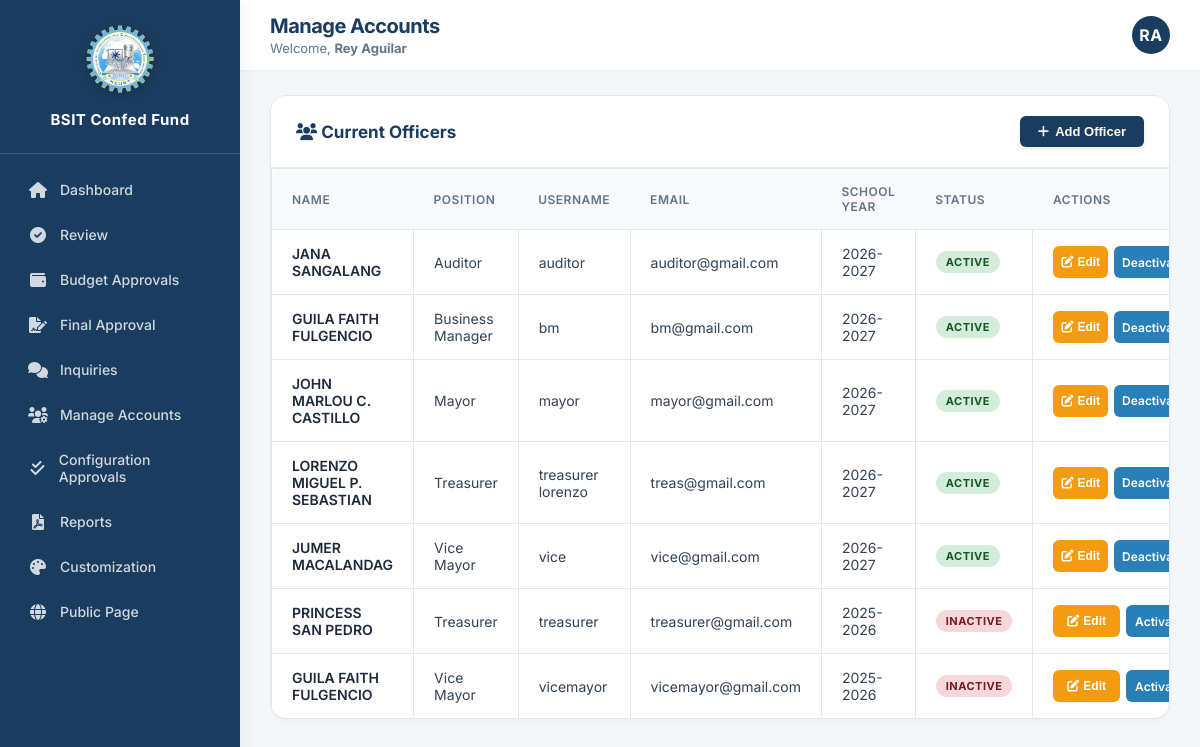
The app's page /admin/adviser/manage_accounts.php (signed in) with its own data.
### tables this page shows
CREATE TABLE `settings` (
  `id` int(11) NOT NULL DEFAULT 1,
  `org_name` varchar(100) NOT NULL DEFAULT 'BSIT Confederation',
  `org_short_name` varchar(50) NOT NULL DEFAULT 'BSIT Confed Fund',
  `logo_path` varchar(255) NOT NULL DEFAULT 'assets/images/logo.png.webp',
  `primary_color` varchar(7) NOT NULL DEFAULT '#1a3c5e',
  `recovery_key` varchar(100) NOT NULL DEFAULT 'BSIT-ADMIN-2026'
);

CREATE TABLE `officers` (
  `id` int(11) NOT NULL,
  `name` varchar(100) NOT NULL,
  `position` varchar(50) NOT NULL,
  `school_year` varchar(20) DEFAULT NULL,
  `is_active` tinyint(1) NOT NULL DEFAULT 1,
  `username` varchar(50) NOT NULL,
  `email` varchar(100) DEFAULT NULL,
  `password_hash` varchar(255) NOT NULL,
  `created_at` datetime DEFAULT current_timestamp(),
  `profile_picture` varchar(255) DEFAULT NULL
);

### admin/adviser/manage_accounts.php (the view, shortened to what this page needs)
<?php
require_once '../../includes/auth.php';
require_once '../../includes/functions.php';
$officers = $pdo->query("SELECT * FROM officers ORDER BY school_year DESC, position, name")->fetchAll();
?>
<!DOCTYPE html>
<html>
<head>
    <link rel="stylesheet" href="../../assets/css/adviser.css">
    <link rel="stylesheet" href="https://cdnjs.cloudflare.com/ajax/libs/font-awesome/6.0.0-beta3/css/all.min.css">
</head>
<body>
<?php include $_SERVER['DOCUMENT_ROOT'] . '/bsit-fund-system-v2/includes/sidebar.php'; ?>
<div class="main-area">
    <?php
    $pageSubtitle = 'Welcome, <strong>' . htmlspecialchars($_SESSION['adviser_name']) . '</strong>';
    include $_SERVER['DOCUMENT_ROOT'] . '/bsit-fund-system-v2/includes/topbar.php';
    ?>
    <div class="page-content">
        <div class="card">
            <div class="card-header">
                <h3><i class="fas fa-users"></i> Current Officers</h3>
                <button class="btn-add" onclick="openAddModal()"><i class="fas fa-plus"></i> Add Officer</button>
            </div>
            <?php if (count($officers) === 0): ?>
                <p style="padding: 20px;">No officers found.</p>
            <?php else: ?>
                <div style="overflow-x: auto;">
                    <table>
                        <thead>
                            <tr>
                                <th>Name</th>
                                <th>Position</th>
                                <th>Username</th>
                                <th>Email</th>
                                <th>School Year</th>
                                <th>Status</th>
                                <th>Actions</th>
                            </tr>
                        </thead>
                        <tbody>
                            <?php foreach ($officers as $off): ?>
                            <tr>
                                <td style="font-weight: 600; color: #1e293b;"><?= htmlspecialchars($off['name']) ?></td>
                                <td><?= htmlspecialchars($off['position']) ?></td>
                                <td><?= htmlspecialchars($off['username']) ?></td>
                                <td><?= htmlspecialchars($off['email'] ?? '—') ?></td>
                                <td><?= htmlspecialchars($off['school_year'] ?? '—') ?></td>
                                <td>
                                    <span class="status-badge <?= $off['is_active'] ? 'status-active' : 'status-inactive' ?>">
                                        <?= $off['is_active'] ? 'Active' : 'Inactive' ?>
                                    </span>
                                </td>
                                <td>
                                    <div class="actions-cell">
                                        <button type="button" class="btn-edit" onclick='openEditModal(<?= htmlspecialchars(json_encode($off), ENT_QUOTES) ?>)'>
                                            <i class="fas fa-edit"></i> Edit
                                        </button>
                                        <a href="?toggle_active=<?= $off['id'] ?>" class="btn-toggle"
                                           onclick="return openConfirmModal(function(){ window.location.href='?toggle_active=<?= $off['id'] ?>'; }, 'Toggle active status for this officer?')">
                                            <?= $off['is_active'] ? 'Deactivate' : 'Activate' ?>
                                        </a>
                                    </div>
                                </td>
                            </tr>
                            <?php endforeach; ?>
                        </tbody>
                    </table>
                </div>
            <?php endif; ?>
        </div>
    </div>
</div>
</body>
</html>

### includes/sidebar.php (shortened to what this page needs)
<?php
require_once __DIR__ . '/functions.php';
$base = '/bsit-fund-system-v2';
$isAdviser = isset($_SESSION['adviser_id']);
$sysSettings = getSettings($pdo);
$sysLogo = $base . '/' . ltrim($sysSettings['logo_path'], '/');
$sysName = $sysSettings['org_short_name'] ?? 'BSIT Confed Fund';
?>
<div class="sidebar" id="appSidebar">
    <div class="logo">
        <img src="<?= $sysLogo ?>" alt="Logo">
        <span><?= htmlspecialchars($sysName) ?></span>
    </div>
    <div class="nav-menu">
        <?php if ($isAdviser): ?>
            <a href="<?= $base ?>/admin/adviser/dashboard.php"><i class="fas fa-home"></i> Dashboard</a>
            <a href="<?= $base ?>/admin/adviser/review.php"><i class="fas fa-check-circle"></i> Review</a>
            <a href="<?= $base ?>/admin/adviser/budget_approvals.php"><i class="fas fa-wallet"></i> Budget Approvals</a>
            <a href="<?= $base ?>/admin/adviser/final_approval.php"><i class="fas fa-file-signature"></i> Final Approval</a>
            <a href="<?= $base ?>/admin/adviser/inquiries.php"><i class="fas fa-comments"></i> Inquiries</a>
            <a href="<?= $base ?>/admin/adviser/manage_accounts.php"><i class="fas fa-users-cog"></i> Manage Accounts</a>
            <a href="<?= $base ?>/admin/adviser/config_approvals.php"><i class="fas fa-check-double"></i> Configuration Approvals</a>
            <a href="<?= $base ?>/admin/download_report.php"><i class="fas fa-file-pdf"></i> Reports</a>
            <a href="<?= $base ?>/admin/adviser/customization.php"><i class="fas fa-palette"></i> Customization</a>
        <?php endif; ?>
        <a href="<?= $base ?>/public/index.php"><i class="fas fa-globe"></i> Public Page</a>
    </div>
</div>

### assets/css/adviser.css (style rules this page uses)
* { margin: 0; padding: 0; box-sizing: border-box; }
body { font-family: 'Inter', 'Segoe UI', Arial, sans-serif; background: #f4f6f9; color: #334155; -webkit-font-smoothing: antialiased; }
.sidebar { position: fixed; left: 0; top: 0; width: 240px; height: 100vh; background: var(--theme-primary, #1a3c5e); color: #fff; display: flex; flex-direction: column; box-shadow: 4px 0 15px rgba(0,0,0,0.05); z-index: 1000; transition: background-color 0.3s ease; }
.sidebar .logo { padding: 24px 20px; text-align: center; border-bottom: 1px solid rgba(255, 255, 255, 0.1); }
.sidebar .logo img { width: 70px; height: auto; margin-bottom: 12px; filter: drop-shadow(0 2px 4px rgba(0,0,0,0.2)); }
.sidebar .logo span { display: block; font-size: 15px; font-weight: 700; letter-spacing: 0.5px; }
.sidebar .nav-menu { flex: 1; padding: 15px 12px; overflow-y: auto; }
.sidebar .nav-menu a { display: flex; align-items: center; gap: 12px; color: rgba(255, 255, 255, 0.8); padding: 12px 16px; margin-bottom: 4px; text-decoration: none; border-radius: 8px; font-size: 14px; font-weight: 500; transition: all 0.2s ease; }
.sidebar .nav-menu a i { width: 20px; text-align: center; font-size: 16px; }
.main-area { margin-left: 240px; min-height: 100vh; display: flex; flex-direction: column; }
.page-content { padding: 25px 30px; flex: 1; }
.card { background: #ffffff; border-radius: 16px; border: 1px solid #e2e8f0; box-shadow: 0 4px 6px -1px rgba(0, 0, 0, 0.02), 0 2px 4px -1px rgba(0, 0, 0, 0.02); padding: 25px 30px; margin-bottom: 25px; transition: box-shadow 0.2s ease; }
.card h3 { color: #1e293b; font-size: 17px; font-weight: 700; margin-bottom: 20px; }
table { width: 100%; border-collapse: separate; border-spacing: 0; }
th { background: #f8fafc; color: #475569; text-align: left; padding: 14px 16px; font-size: 12px; font-weight: 700; text-transform: uppercase; letter-spacing: 0.5px; border-bottom: 2px solid #e2e8f0; border-top: 1px solid #e2e8f0; }
th:first-child { border-top-left-radius: 8px; border-left: 1px solid #e2e8f0; }
th:last-child { border-top-right-radius: 8px; border-right: 1px solid #e2e8f0; }
td { padding: 14px 16px; border-bottom: 1px solid #e2e8f0; border-left: 1px solid #e2e8f0; font-size: 14px; color: #334155; vertical-align: middle; }
td:last-child { border-right: 1px solid #e2e8f0; }
tr:last-child td:first-child { border-bottom-left-radius: 8px; }
tr:last-child td:last-child { border-bottom-right-radius: 8px; }
.btn-primary, .btn-add, .btn-submit { background: var(--theme-primary, #1a3c5e); color: white; padding: 10px 20px; border: none; border-radius: 8px; cursor: pointer; font-size: 13.5px; font-weight: 600; text-decoration: none; display: inline-flex; align-items: center; justify-content: center; gap: 8px; transition: all 0.2s ease; box-shadow: 0 2px 4px rgba(0,0,0,0.1); }

### admin/adviser/manage_accounts.php (style rules this page uses)
.card { padding: 0; overflow: hidden; }
.card-header { padding: 20px 25px; border-bottom: 1px solid #e2e8f0; display: flex; justify-content: space-between; align-items: center; background: #fff; }
.card-header h3 { margin: 0; }
table { width: 100%; border-collapse: collapse; }
th { padding: 15px 20px; background: #f8fafc; font-weight: 600; font-size: 12px; color: #64748b; border-bottom: 1px solid #e2e8f0; text-transform: uppercase; }
td { padding: 15px 20px; border-bottom: 1px solid #e2e8f0; vertical-align: middle; font-size: 14px; }
tr:last-child td { border-bottom: none; }
.actions-cell { display: grid; grid-template-columns: repeat(3, 1fr); gap: 6px; width: 100%; max-width: 280px; }
.actions-cell .btn-edit, .actions-cell .btn-toggle, .actions-cell .btn-delete { width: 100%; padding: 6px 8px; font-size: 12px; font-weight: 600; border-radius: 6px; border: none; cursor: pointer; text-decoration: none; display: inline-flex; align-items: center; justify-content: center; gap: 4px; transition: all 0.2s; height: 32px; box-sizing: border-box; }
.actions-cell .btn-edit { background: #f39c12; color: white; }
.actions-cell .btn-toggle { background: #2980b9; color: white; }
.status-badge { display: inline-block; padding: 4px 10px; border-radius: 50px; font-size: 11px; font-weight: 700; text-transform: uppercase; letter-spacing: 0.5px; }
.status-active { background: #d4edda; color: #155724; }
.status-inactive { background: #f8d7da; color: #721c24; }

### records on screen
settings: logo_path (picture), org_short_name "BSIT Confed Fund"
officers: name "JANA SANGALANG", position "Auditor", username "auditor", email "auditor@gmail.com", school_year "2026-2027", is_active "ACTIVE"
officers: name "GUILA FAITH FULGENCIO", position "Business Manager", username "bm", email "bm@gmail.com", school_year "2026-2027", is_active "ACTIVE"
officers: name "JOHN MARLOU C. CASTILLO", position "Mayor", username "mayor", email "mayor@gmail.com", school_year "2026-2027", is_active "ACTIVE"
officers: name "LORENZO MIGUEL P. SEBASTIAN", position "Treasurer", username "treasurer lorenzo", email "treas@gmail.com", school_year "2026-2027", is_active "ACTIVE"
officers: name "JUMER MACALANDAG", position "Vice Mayor", username "vice", email "vice@gmail.com", school_year "2026-2027", is_active "ACTIVE"
officers: name "PRINCESS SAN PEDRO", position "Treasurer", username "treasurer", email "treasurer@gmail.com", school_year "2025-2026", is_active "INACTIVE"
officers: name "GUILA FAITH FULGENCIO", position "Vice Mayor", username "vicemayor", email "vicemayor@gmail.com", school_year "2025-2026", is_active "INACTIVE"

### other values on screen
$pageTitle "Manage Accounts"
$_SESSION['adviser_name'] "Rey Aguilar"
$initials "RA"
